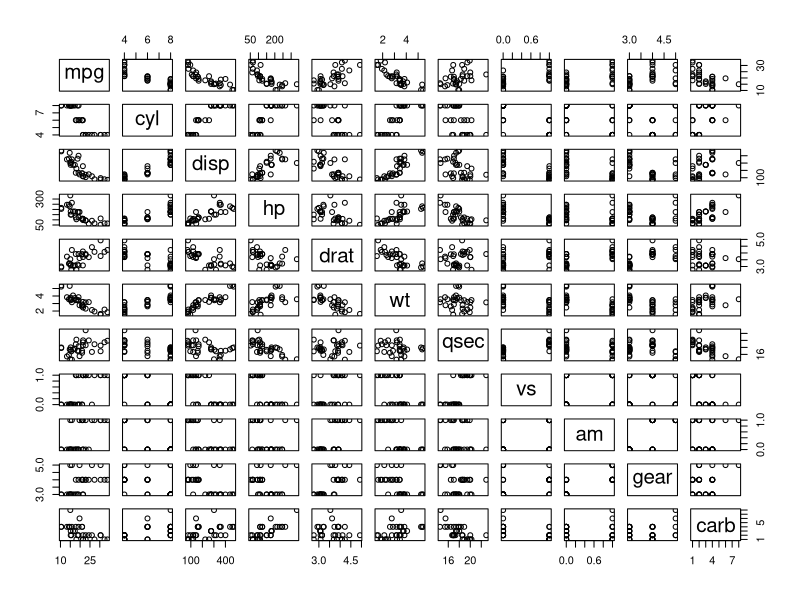
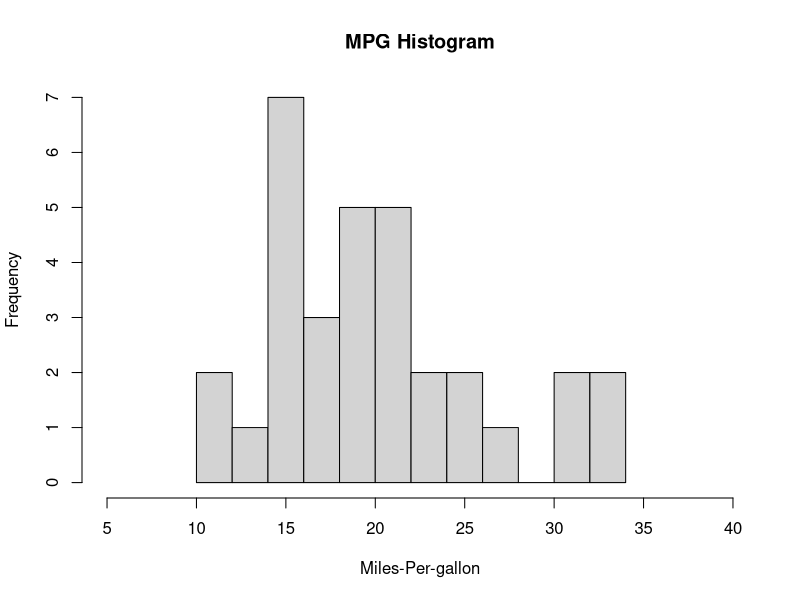
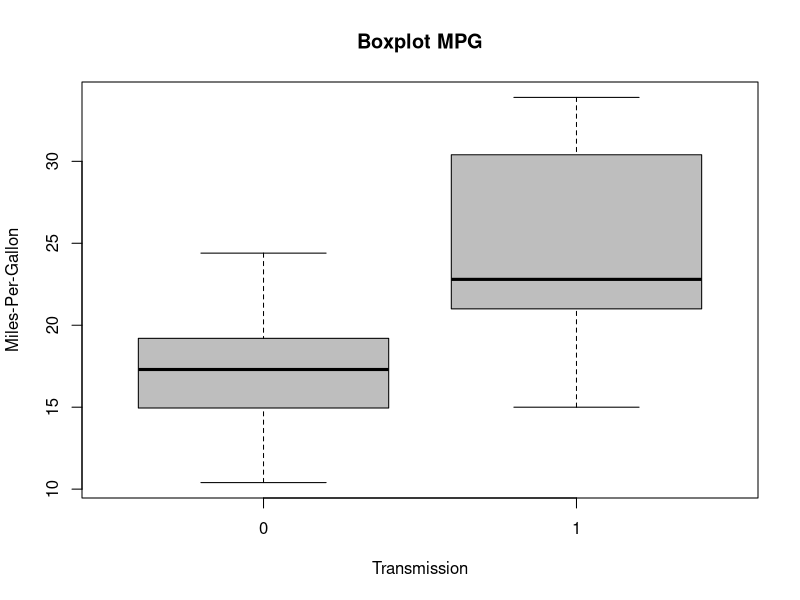
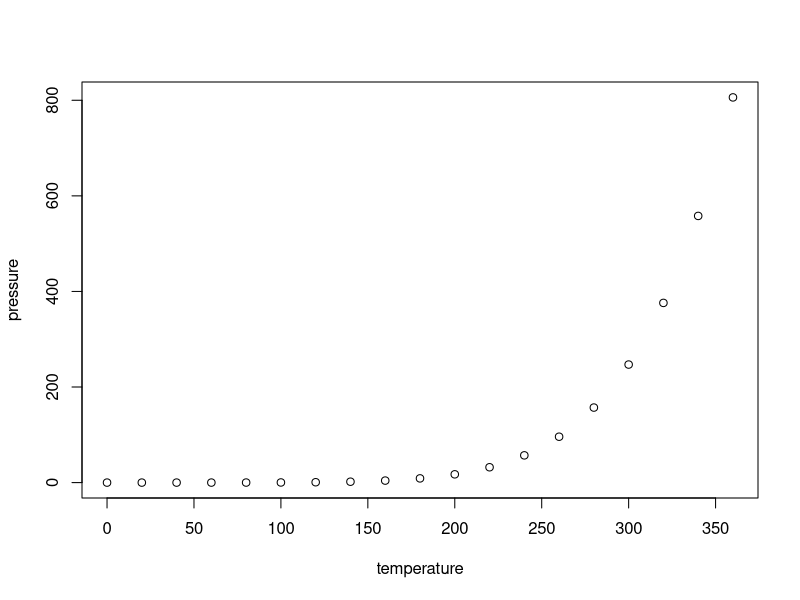

The R source for these figures, in order:
## ---- chunk 1
pairs(mpg ~ ., data = mtcars)
## ---- chunk 2
data("mtcars"); library(ggplot2); library(dplyr);
hist(mtcars$mpg, breaks=15, xlab = "Miles-Per-gallon", main = "MPG Histogram", xlim = range(5:40))
## ---- chunk 3
boxplot(mpg ~ am, data = mtcars, col = (c("grey","grey")), ylab = "Miles-Per-Gallon", xlab = "Transmission", main =  "Boxplot MPG")
## ---- chunk 4
#qqPlot(fit?, main="Q-Q plot")
## ---- chunk 5
#To be inserted
## ---- chunk 6
#plot(resid(fit?))
#abline(h=0)
## ---- chunk 7
# To be inserted

## ---- chunk 8
knitr::opts_chunk$set(echo = TRUE)
## ---- chunk 9
summary(cars)
## ---- chunk 10
plot(pressure)
